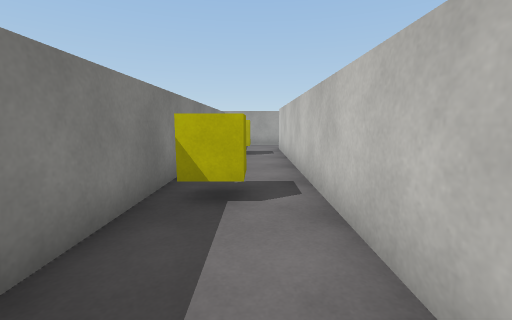
View 1 (above)

24 first-person views from a walk through a Unity game level. The camera is 1.2 m above the floor, tilts 8° down and sees 90° across. The floor is counted in squares, 1 m on a side. Each view is taken from the middle of a square. On the plan, view 1 faces up. The plan holds only what a view shows up to about 12 squares ahead; the rest is blank. Surface patterns are stand-ins for the level's own textures.

View 2
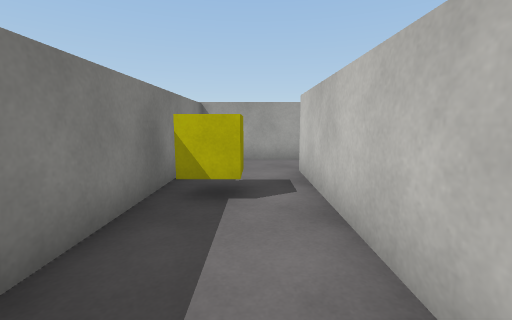

View 3
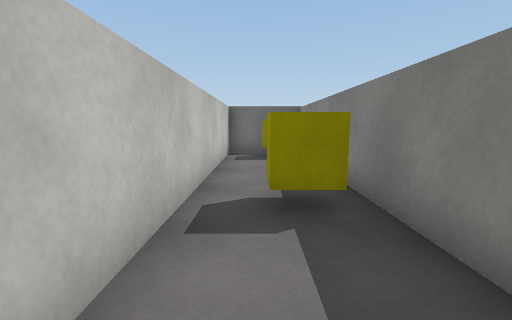

View 4
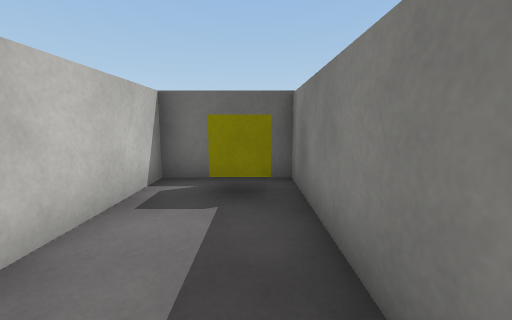

View 5
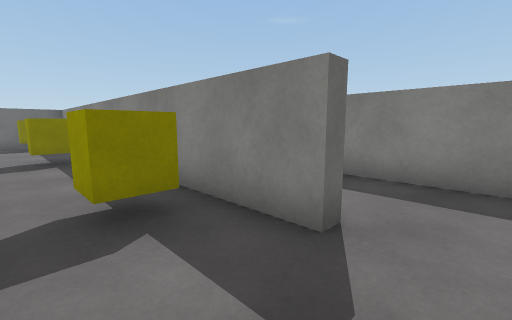

View 6
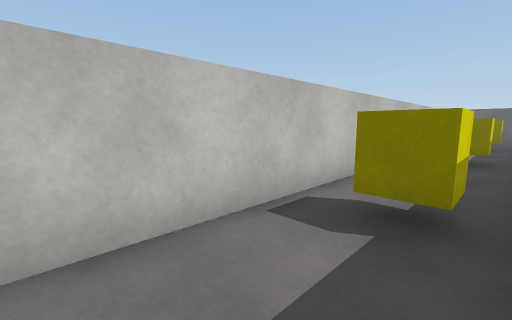

View 7
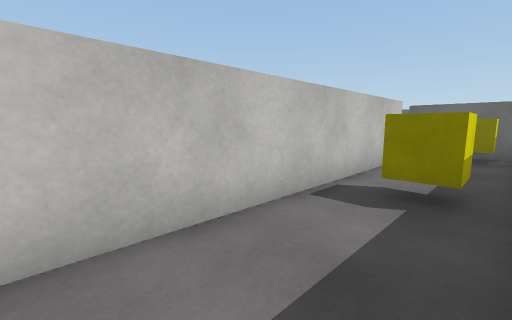

View 8
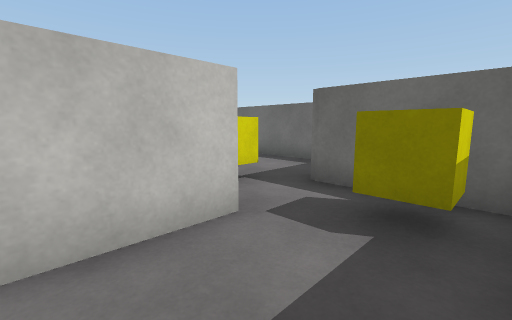

View 9
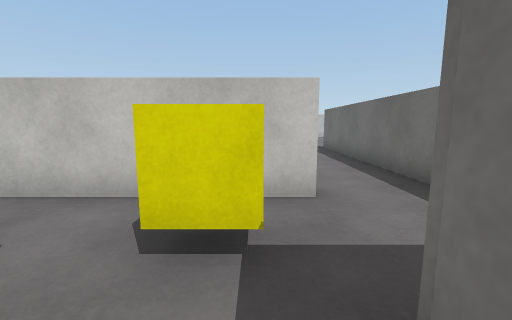

View 10
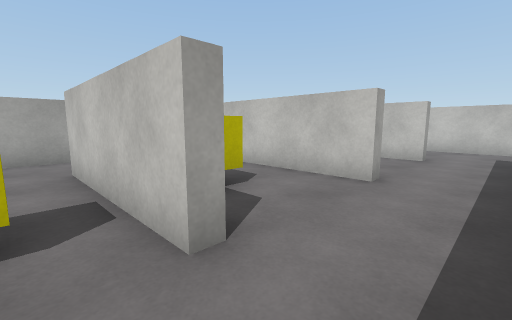

View 11
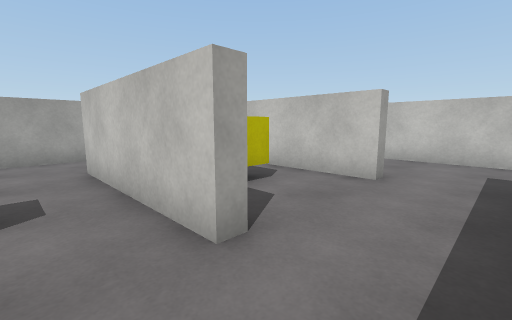

View 12
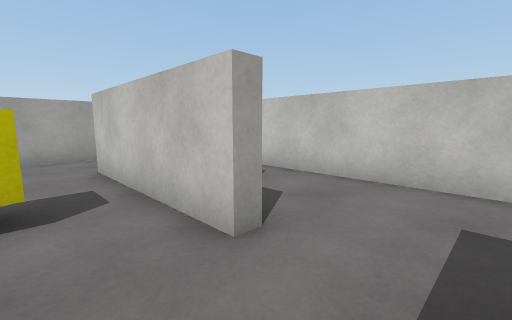

View 13
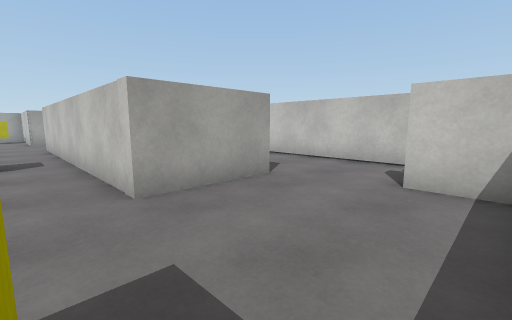

View 14
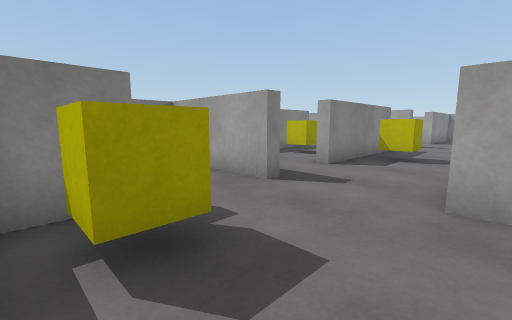

View 15
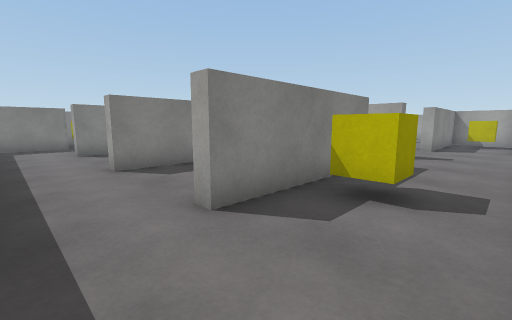

View 16
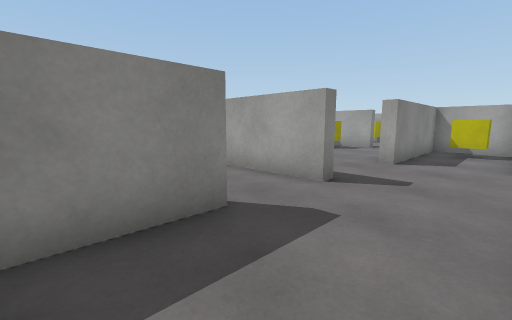

View 17
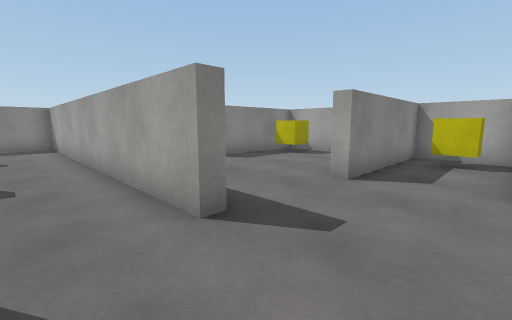

View 18
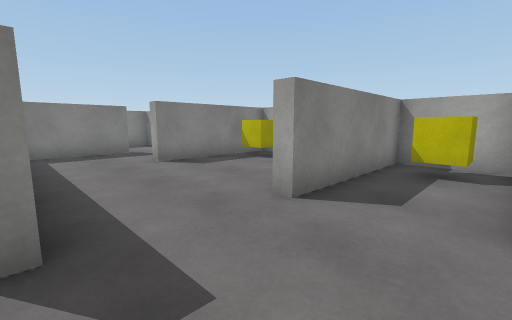

View 19
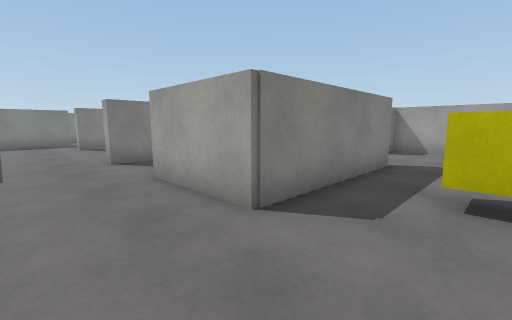

View 20
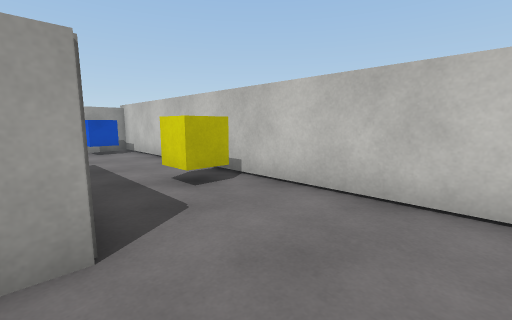

View 21
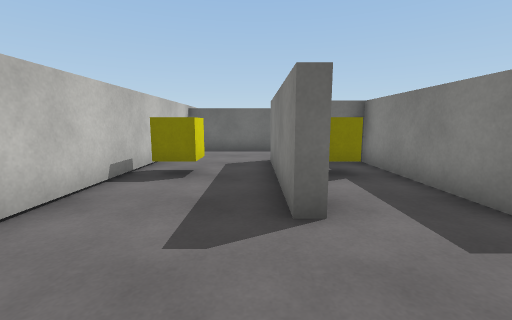

View 22
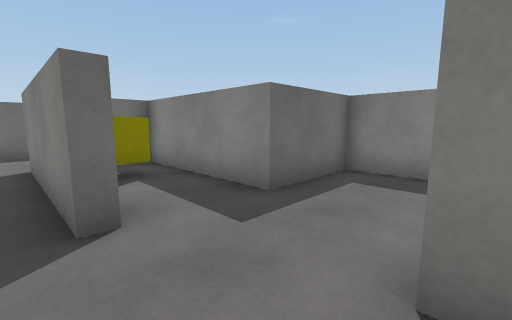

View 23
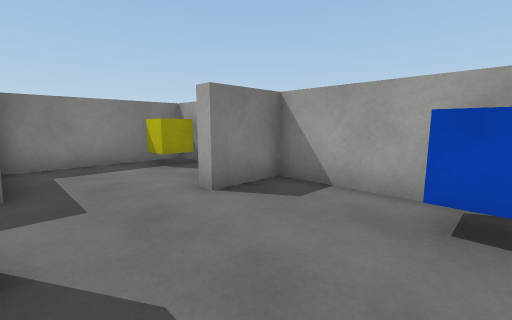

View 24
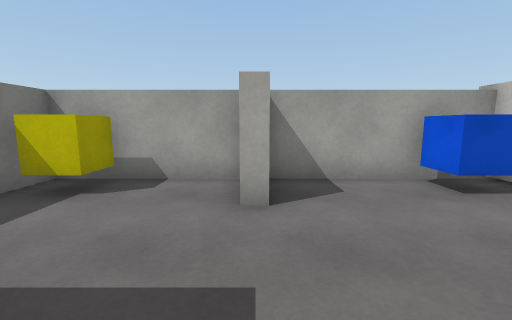

### Floor plan
Points are (right, up) in squares from view 1. A wall is a line through its corners. A room is listed if a view was taken in it or the views show most of it. See-through windows are left out.
Room 1 (views 1, 2, 3, 4)
walls: (0.6, 14.7) (-1.8, 14.7) (-1.8, -2.7) (1.1, -2.7) (1.1, 12.6)
ways out: opening at (1, 13.5) to room 2
objects: yellow cube (-1, -2) to (-1, -1); yellow cube (-1, 4); yellow cube (-1, 10) to (-1, 11)
Room 2 (views 5, 6, 7, 8, 9)
walls: (4.6, -0.4) (4.6, 14.1); (1.1, 12.6) (1.6, 12.6) (1.6, 4.5); (1.9, -2.7) (5, -2.7); (1.5, 14.7) (0.6, 14.7)
ways out: opening at (1, 13.5) to room 1; opening at (5, -1.5) to room 3
objects: yellow cube (3, -2) to (3, -1); yellow cube (3, 4); yellow cube (3, 10) to (3, 11)
Room 3 (views 10, 11, 12, 13, 14, 15, 16, 17, 18, 19, 20, 21, 22, 23, 24)
walls: (17.4, 4.7) (5, 4.7) (5, 2.9); (17.1, 5.2) (17.1, 4.6); (17.1, 2.4) (17.1, -3) (16.7, -3) (16.7, 2.4); (12.9, -0.6) (12.9, -3) (12.4, -3) (12.4, 2.4); (23.2, 5) (27.1, 5) (27.1, 18.6) (22.2, 18.6) (22.2, 16.7) (21.8, 16.7); (8.7, 8.9) (8.7, 5.6); (8.7, -1.9) (8.7, -3) (8.1, -3) (8.1, 2.4); (17.1, -5.4) (17.1, -6); (14.4, 13.5) (12, 13.5) (12, 8.4) (11.5, 8.4); (17.4, -5.8) (16.4, -5.8); (20.1, 13.5) (17.6, 13.5) (17.6, 8.4) (17, 8.4); (20.6, 13.9) (20.6, 8.9) (21.8, 8.9); (22.4, -5.8) (20.5, -5.8) (20.5, 5.1); (23, 13.9) (23.5, 13.9) (23.5, 8.4) (20.1, 8.4); (17.1, -8.5) (17.1, -10.1); (5, -2.7) (5, -5.1); (6.8, -5.5) (16.1, -5.5); (24.3, -10.1) (24.3, -8.5)
ways out: opening at (5, -1.5) to room 2; opening at (21, 15.5) to room 4; opening at (8.5, 9.5); opening at (17, -7.5); opening at (22.5, -7.5)
objects: yellow cube (6, -2) to (7, -2); yellow cube (10, -1); yellow cube (13, 12); yellow cube (14, -1) to (15, -1); yellow cube (18, -9) to (19, -9); yellow cube (18, -1); yellow cube (19, 12); yellow cube (22, 10) to (22, 11); yellow cube (26, 10) to (26, 11); blue cube (26, 17) to (26, 18)
Room 4 (no view inside)
walls: (21.8, 18.6) (17.6, 18.6) (17.6, 13.9) (20.6, 13.9)
ways out: opening at (21, 15.5) to room 3
objects: yellow cube (18, 18) to (19, 18)

Where each view was taken, in squares from view 1:
view 1: 0 up, 0 right, facing up
view 2: 6 up, 0 right, facing up
view 3: 8 up, 0 right, facing down
view 4: 3 up, 1 left, facing down
view 5: 14 up, 4 right, facing down-left
view 6: 14 up, 2 right, facing down-right
view 7: 9 up, 2 right, facing down-right
view 8: 2 up, 2 right, facing down-right
view 9: 2 down, 4 right, facing right
view 10: 5 down, 7 right, facing up-right
view 11: 5 down, 11 right, facing up-right
view 12: 5 down, 15 right, facing up-right
view 13: 10 down, 19 right, facing up-right
view 14: 10 down, 21 right, facing up-left
view 15: 5 down, 20 right, facing up-left
view 16: 0 up, 20 right, facing up-left
view 17: 3 up, 20 right, facing up-left
view 18: 5 up, 20 right, facing up-left
view 19: 6 up, 26 right, facing up-left
view 20: 6 up, 23 right, facing up-right
view 21: 17 up, 24 right, facing down
view 22: 17 up, 24 right, facing down-left
view 23: 14 up, 26 right, facing up-left
view 24: 13 up, 22 right, facing up
